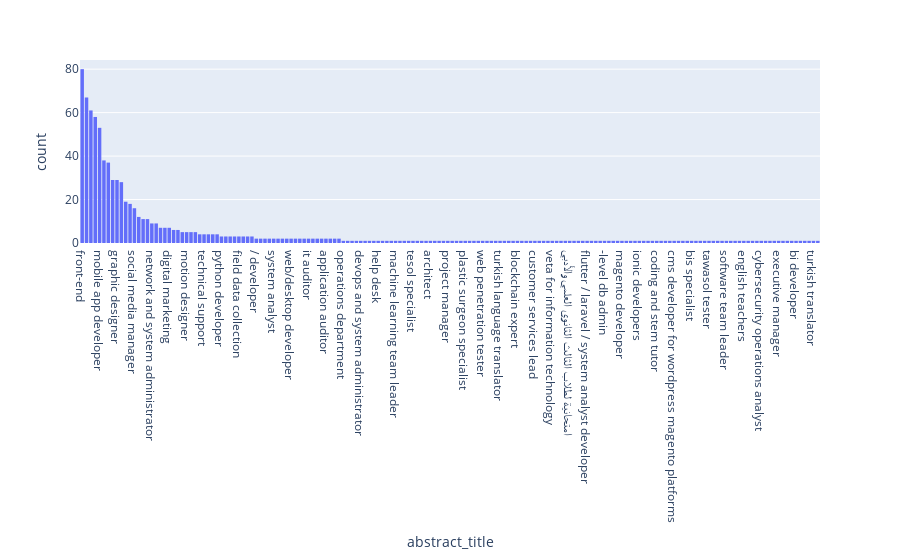

The cell this chart's notebook holds for it:
### Code cell
px.histogram(data,x='abstract_title').update_xaxes(categoryorder="total descending")

### Figure 1 — Plotly figure (JSON) as saved in the notebook; plotly's stock layout.template omitted (floating-point values rounded to 4 significant figures; data arrays with more than 128 entries replaced by an {"elided": "..."} marker saying what was removed)
{"data": [{"alignmentgroup": "True", "bingroup": "x", "hovertemplate": "abstract_title=%{x}<br>count=%{y}<extra></extra>", "legendgroup": "", "marker": {"color": "#636efa", "pattern": {"shape": ""}}, "name": "", "offsetgroup": "", "orientation": "v", "showlegend": false, "type": "histogram", "x": {"elided": "877 str values"}, "xaxis": "x", "yaxis": "y"}], "layout": {"barmode": "relative", "legend": {"tracegroupgap": 0}, "margin": {"t": 60}, "xaxis": {"anchor": "y", "categoryorder": "total descending", "domain": [0, 1], "title": {"text": "abstract_title"}}, "yaxis": {"anchor": "x", "domain": [0, 1], "title": {"text": "count"}}}}
